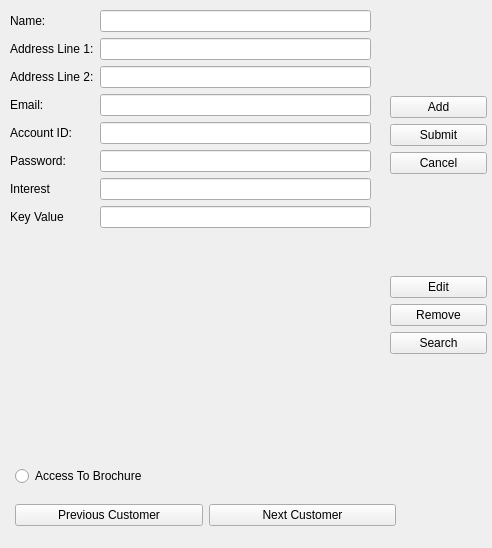
<?xml version="1.0" encoding="UTF-8"?>
<ui version="4.0">
 <class>CustomerAddressBook</class>
 <widget class="QWidget" name="CustomerAddressBook">
  <property name="geometry">
   <rect>
    <x>0</x>
    <y>0</y>
    <width>492</width>
    <height>548</height>
   </rect>
  </property>
  <property name="windowTitle">
   <string>Form</string>
  </property>
  <widget class="QWidget" name="layoutWidget">
   <property name="geometry">
    <rect>
     <x>10</x>
     <y>10</y>
     <width>361</width>
     <height>406</height>
    </rect>
   </property>
   <layout class="QHBoxLayout" name="horizontalLayout">
    <property name="sizeConstraint">
     <enum>QLayout::SetMaximumSize</enum>
    </property>
    <item>
     <layout class="QVBoxLayout" name="verticalLayout_2" stretch="0,0,0,0,0,0,0,0">
      <property name="sizeConstraint">
       <enum>QLayout::SetFixedSize</enum>
      </property>
      <item>
       <widget class="QLabel" name="LABEL_Name">
        <property name="text">
         <string>Name: </string>
        </property>
       </widget>
      </item>
      <item>
       <widget class="QLabel" name="LABEL_addressLine1">
        <property name="text">
         <string>Address Line 1:</string>
        </property>
       </widget>
      </item>
      <item>
       <widget class="QLabel" name="LABEL_addressLine2">
        <property name="text">
         <string>Address Line 2:</string>
        </property>
       </widget>
      </item>
      <item>
       <widget class="QLabel" name="LABEL_Email">
        <property name="text">
         <string>Email:</string>
        </property>
       </widget>
      </item>
      <item>
       <widget class="QLabel" name="LABEL_accountId">
        <property name="text">
         <string>Account ID:</string>
        </property>
       </widget>
      </item>
      <item>
       <widget class="QLabel" name="LABEL_password">
        <property name="text">
         <string>Password:</string>
        </property>
       </widget>
      </item>
      <item>
       <widget class="QLabel" name="LABEL_Interest">
        <property name="text">
         <string>Interest</string>
        </property>
       </widget>
      </item>
      <item>
       <widget class="QLabel" name="LABEL_keyValue">
        <property name="text">
         <string>Key Value</string>
        </property>
       </widget>
      </item>
     </layout>
    </item>
    <item>
     <layout class="QVBoxLayout" name="verticalLayout">
      <item>
       <widget class="QLineEdit" name="EDIT_name"/>
      </item>
      <item>
       <widget class="QLineEdit" name="EDIT_addressLine1"/>
      </item>
      <item>
       <widget class="QLineEdit" name="EDIT_addressLine2"/>
      </item>
      <item>
       <widget class="QLineEdit" name="EDIT_email"/>
      </item>
      <item>
       <widget class="QLineEdit" name="EDIT_account"/>
      </item>
      <item>
       <widget class="QLineEdit" name="EDIT_password"/>
      </item>
      <item>
       <widget class="QLineEdit" name="EDIT_interest"/>
      </item>
      <item>
       <widget class="QLineEdit" name="EDIT_value"/>
      </item>
     </layout>
    </item>
   </layout>
  </widget>
  <widget class="QLabel" name="warningLabel">
   <property name="geometry">
    <rect>
     <x>15</x>
     <y>420</y>
     <width>376</width>
     <height>30</height>
    </rect>
   </property>
   <property name="text">
    <string/>
   </property>
  </widget>
  <widget class="QWidget" name="layoutWidget">
   <property name="geometry">
    <rect>
     <x>15</x>
     <y>495</y>
     <width>381</width>
     <height>41</height>
    </rect>
   </property>
   <layout class="QHBoxLayout" name="PrevNextButton">
    <item>
     <widget class="QPushButton" name="prevCustomerButton">
      <property name="text">
       <string>Previous Customer</string>
      </property>
     </widget>
    </item>
    <item>
     <widget class="QPushButton" name="nextCustomerButton">
      <property name="text">
       <string>Next Customer</string>
      </property>
     </widget>
    </item>
   </layout>
  </widget>
  <widget class="QWidget" name="layoutWidget">
   <property name="geometry">
    <rect>
     <x>15</x>
     <y>465</y>
     <width>287</width>
     <height>22</height>
    </rect>
   </property>
   <layout class="QHBoxLayout" name="toggleAccess">
    <item>
     <widget class="QRadioButton" name="ActivatedCustomer">
      <property name="text">
       <string>Access To Brochure</string>
      </property>
     </widget>
    </item>
   </layout>
  </widget>
  <widget class="QWidget" name="layoutWidget">
   <property name="geometry">
    <rect>
     <x>390</x>
     <y>0</y>
     <width>97</width>
     <height>451</height>
    </rect>
   </property>
   <layout class="QVBoxLayout" name="verticalLayout_3">
    <item>
     <layout class="QVBoxLayout" name="addSubmitCancelLayout">
      <item>
       <widget class="QPushButton" name="addButton">
        <property name="text">
         <string>Add</string>
        </property>
       </widget>
      </item>
      <item>
       <widget class="QPushButton" name="submitButton">
        <property name="text">
         <string>Submit</string>
        </property>
       </widget>
      </item>
      <item>
       <widget class="QPushButton" name="cancelButton">
        <property name="text">
         <string>Cancel</string>
        </property>
       </widget>
      </item>
     </layout>
    </item>
    <item>
     <layout class="QVBoxLayout" name="EditRemoveSearch">
      <item>
       <widget class="QPushButton" name="editButton">
        <property name="text">
         <string>Edit</string>
        </property>
       </widget>
      </item>
      <item>
       <widget class="QPushButton" name="removeButton">
        <property name="text">
         <string>Remove</string>
        </property>
       </widget>
      </item>
      <item>
       <widget class="QPushButton" name="searchButton">
        <property name="text">
         <string>Search</string>
        </property>
       </widget>
      </item>
     </layout>
    </item>
   </layout>
  </widget>
  <zorder>layoutWidget</zorder>
  <zorder>layoutWidget</zorder>
  <zorder>layoutWidget</zorder>
  <zorder>layoutWidget</zorder>
  <zorder>warningLabel</zorder>
 </widget>
 <resources/>
 <connections/>
</ui>
